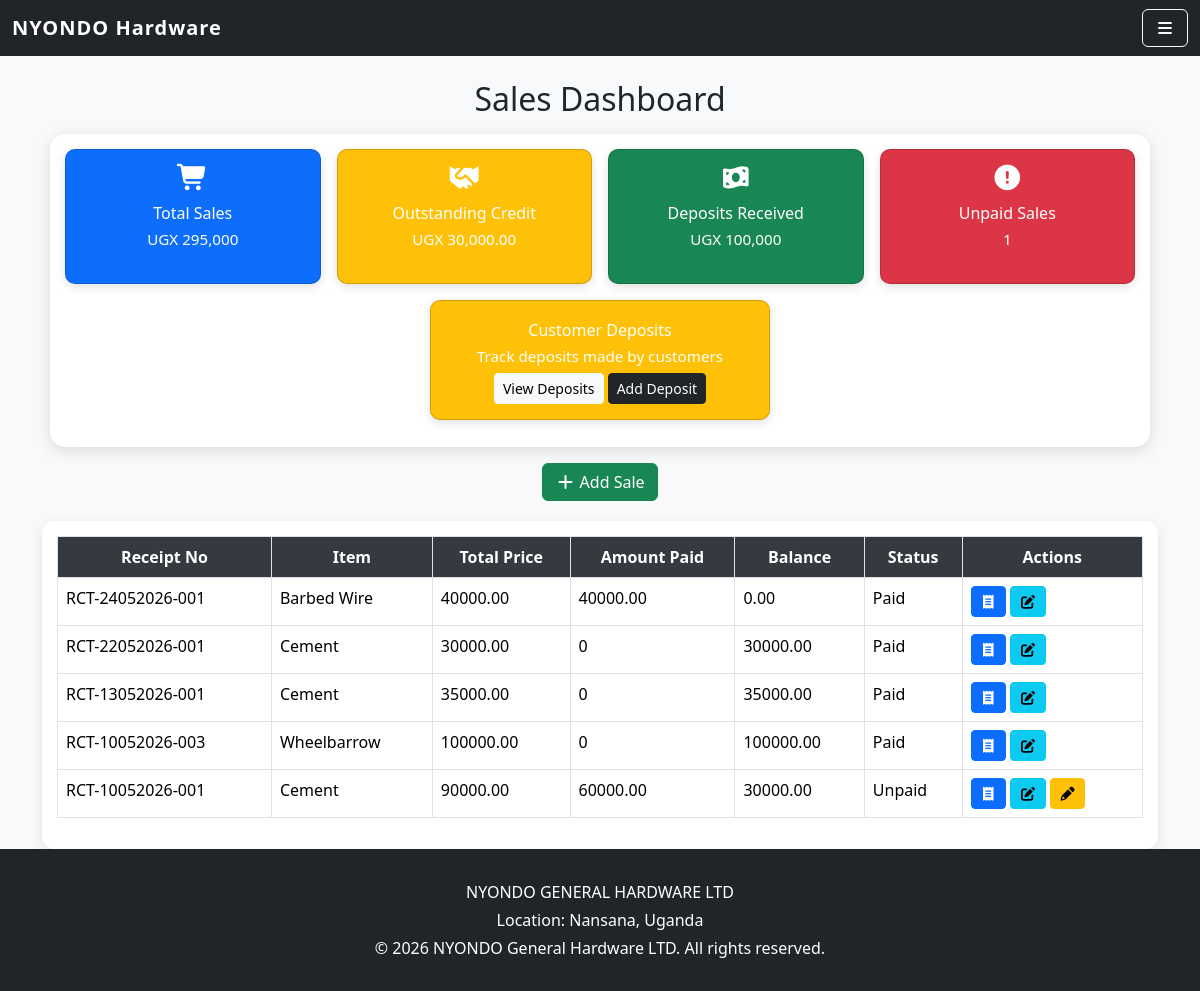
Page /sales/ on the committed database.
### dupapp/models.py (models this page shows, shortened)
class Sale(models.Model):
    distance_km = models.IntegerField(default=0)
    transport_cost = models.DecimalField(max_digits=10, decimal_places=2, default=0)
    ITEM_NAME_CHOICES = [
        ('Cement', 'Cement'),
        ('Iron Bar', 'Iron Bar'),
        ('Nails', 'Nails'),
        ('Roofing Nails (5kg)', 'Roofing Nails (5kg)'),
        ('Wheelbarrow', 'Wheelbarrow'),
        ('Wire Mesh', 'Wire Mesh'),
        ('Barbed Wire', 'Barbed Wire'),
        ('Iron Sheets', 'Iron Sheets'),
    ]
    SPECIFICATION_CHOICES = [
        ('CEM II/N', 'CEM II/N'),
        ('CEM III/N', 'CEM III/N'),
        ('10mm', '10mm'),
        ('12mm', '12mm'),
        ('16mm', '16mm'),
        ('1 inch', '1 inch'),
        ('3 inch', '3 inch'),
        ('4 inch', '4 inch'),
        ('5 inch', '5 inch'),
        ('Roofing Nails 5kg', 'Roofing Nails 5kg'),
        ('Wheelbarrow', 'Wheelbarrow'),
        ('Wire Mesh', 'Wire Mesh'),
        ('High Tensile', 'High Tensile'),
        ('Low Tensile', 'Low Tensile'),
        ('Gauge 28', 'Gauge 28'),
        ('Gauge 30', 'Gauge 30'),
        ('Gauge 32', 'Gauge 32'),
    ]
    PAYMENT_METHOD_CHOICES = [
        ('Cash', 'Cash'),
        ('Credit', 'Credit'),
        ('Mobile', 'Mobile Money'),
    ]
    item_name = models.CharField(max_length=50, choices=ITEM_NAME_CHOICES)
    specification = models.CharField(max_length=100,blank=True,choices=SPECIFICATION_CHOICES)
    quantity = models.IntegerField()
    unit_price = models.DecimalField( max_digits=10,decimal_places=2)
    total_price = models.DecimalField(max_digits=10,decimal_places=2)
    payment_method = models.CharField(max_length=20,choices=PAYMENT_METHOD_CHOICES)
    customer_name = models.CharField(max_length=100)
    contact = models.CharField(max_length=15)
    nin = models.CharField(max_length=15, blank=True, null=True)
    receipt_number = models.CharField(max_length=20,unique=True)
    date = models.DateTimeField(auto_now_add=True)
    def amount_paid(self):
        return sum(payment.amount for payment in self.payments.all())
    def balance(self):
        return self.total_price - self.amount_paid()
    def status(self):
        if self.payment_method in ['Cash', 'Mobile']:
            return 'Paid'
        return 'Paid' if self.balance() == 0 else 'Unpaid'

class Payment(models.Model):
    sale = models.ForeignKey(Sale,related_name="payments",on_delete=models.CASCADE)
    amount = models.DecimalField(max_digits=10,decimal_places=2 )
    date = models.DateTimeField(auto_now_add=True)

### dupapp/views.py (the view)
# urls.py: path('sales/', views.sales_dashboard, name='sales_dashboard'),
def sales_dashboard(request):
    sales = Sale.objects.all().order_by("-date")
    total_sales = Sale.objects.aggregate(Sum('total_price'))['total_price__sum'] or 0
    total_deposits = Payment.objects.aggregate(Sum('amount'))['amount__sum'] or 0
    outstanding_credit =sum(sale.balance() for sale in Sale.objects.filter(payment_method='Credit'))
    paid_sales = Sale.objects.filter(payment_method__in=['Cash', 'Mobile']).count()
    unpaid_sales = sum(1 for sale in Sale.objects.filter(payment_method='Credit') if sale.balance() > 0)
    context = {
        'sales': sales,
        'total_sales': total_sales,
        'total_deposits': total_deposits,
        'outstanding_credit': outstanding_credit,
        'paid_sales': paid_sales,
        'unpaid_sales': unpaid_sales,
    }
    return render(request, 'sales_dashboard.html', context)

### dupapp/templates/sales_dashboard.html (shortened to what this page needs)
{% extends 'base_sales.html' %}
{% block content %}
{% load humanize %}
<h2 class="text-center mb-3">Sales Dashboard</h2>
<div class="cards-container">
  <div class="cards">
    <div class="row g-3 justify-content-center">
    <div class="col-md-3">
        <div class="card bg-primary text-white text-center h-100">
            <div class="card-body">
                <i class="fas fa-shopping-cart"></i>
                <h5>Total Sales</h5>
                <p>UGX {{ total_sales|intcomma }}</p>
            </div>
        </div>
    </div>
    <div class="col-md-3">
        <div class="card bg-warning text-white text-center h-100">
            <div class="card-body">
                <i class="fas fa-handshake"></i>
                <h5>Outstanding Credit</h5>
                <p>UGX {{ outstanding_credit|intcomma }}</p>
            </div>
        </div>
    </div>
    <div class="col-md-3">
        <div class="card bg-success text-white text-center h-100">
            <div class="card-body">
                <i class="fas fa-money-bill-wave"></i>
                <h5>Deposits Received</h5>
                <p>UGX {{ total_deposits|intcomma }}</p>
            </div>
        </div>
    </div>
    <div class="col-md-3">
        <div class="card bg-danger text-white text-center h-100">
            <div class="card-body">
                <i class="fas fa-exclamation-circle"></i>
                <h5>Unpaid Sales</h5>
                <p>{{ unpaid_sales|intcomma }}</p>
            </div>
        </div>
    </div>
</div>
<div class="row justify-content-center mt-3">
    <div class="col-md-4">
        <div class="card bg-warning text-white text-center">
            <div class="card-body">
                <h5 class="card-title">Customer Deposits</h5>
                <p class="card-text">
                    Track deposits made by customers
                </p>
                <a href="{% url 'deposit_list' %}"
                   class="btn btn-light btn-sm">
                    View Deposits
                </a>
                <a href="{% url 'add_deposit' %}"
                   class="btn btn-dark btn-sm">
                    Add Deposit
                </a>
            </div>
        </div>
    </div>
</div>
  </div>
</div>
<div class="text-center mt-3">
  <a href="{% url 'save_sale' %}" class="btn btn-success">
    <i class="fas fa-plus"></i> Add Sale
  </a>
</div>
<div class="table-container">
  <table class="table table-bordered">
    <thead>
      <tr>
        <th>Receipt No</th>
        <th>Item</th>
        <th>Total Price</th>
        <th>Amount Paid</th>
        <th>Balance</th>
        <th>Status</th>
        <th>Actions</th>
      </tr>
    </thead>
    <tbody>
      {% for sale in sales %}
      <tr>
        <td>{{ sale.receipt_number }}</td>
        <td>{{ sale.item_name }}</td>
        <td>{{ sale.total_price }}</td>
        <td>{{ sale.amount_paid }}</td>
        <td>{{ sale.balance }}</td>
        <td>{{ sale.status }}</td>
        <td>
          <a href="{% url 'view_receipt' sale.id %}"
             class="btn btn-sm btn-primary"
             title="View Receipt">
            <i class="fa-solid fa-receipt"></i>
          </a>
          <a href="{% url 'edit_sale' sale.id %}"
             class="btn btn-sm btn-info"
             title="Edit Sale">
            <i class="fa-solid fa-pen-to-square"></i>
          </a>
          {% if sale.payment_method == "Credit" and sale.balance > 0 %}
          <a href="{% url 'add_payment' sale.id %}"
             class="btn btn-sm btn-warning"
             title="Add Payment">
            <i class="fa-solid fa-pencil"></i>
          </a>
          {% endif %}
        </td>
      </tr>
      {% endfor %}
    </tbody>
  </table>
  </div>
{% endblock %}

### dupapp/templates/base_sales.html (style rules this page uses)
html, body { height: 100%; margin: 0; padding: 0; }
body { background-color: #f8f9fa; display: flex; flex-direction: column; }
.btn { transition: transform 0.2s ease, box-shadow 0.2s ease; }

### dupapp/templates/sales_dashboard.html (style rules this page uses)
.cards-container { background: #fff; border-radius: 15px; padding: 15px; margin: 10px auto; box-shadow: 0 4px 15px rgba(0,0,0,0.12); max-width: 1100px; }
.cards .card { border-radius: 10px; box-shadow: 0 3px 10px rgba(0,0,0,0.12); transition: transform 0.2s ease, box-shadow 0.2s ease; margin-bottom: 12px; }
.cards .card-body { padding: 15px; }
.cards .card i { font-size: 1.6rem !important; margin-bottom: 8px; }
.cards .card h5 { font-size: 1rem; margin-top: 5px; margin-bottom: 5px; }
.cards .card p { font-size: 0.95rem; margin-bottom: 5px; }
.table-container { background: #fff; border-radius: 12px; padding: 15px; box-shadow: 0 4px 12px rgba(0,0,0,0.1); margin-top: 20px; }
.table thead th { background-color: #343a40; color: #fff; text-align: center; font-weight: 600; }

### rows in the picture
Sale: receipt_number "RCT-24052026-001", item_name "Barbed Wire", total_price "40000.00", amount_paid "40000.00", balance "0.00", status "Paid"
Sale: receipt_number "RCT-22052026-001", item_name "Cement", total_price "30000.00", amount_paid "0", balance "30000.00", status "Paid"
Sale: receipt_number "RCT-13052026-001", item_name "Cement", total_price "35000.00", amount_paid "0", balance "35000.00", status "Paid"
Sale: receipt_number "RCT-10052026-003", item_name "Wheelbarrow", total_price "100000.00", amount_paid "0", balance "100000.00", status "Paid"
Sale: receipt_number "RCT-10052026-001", item_name "Cement", total_price "90000.00", amount_paid "60000.00", balance "30000.00", status "Unpaid"

### other values in the picture
{{ total_sales|intcomma }} "295,000"
{{ outstanding_credit|intcomma }} "30,000.00"
{{ total_deposits|intcomma }} "100,000"
{{ unpaid_sales|intcomma }} "1"
